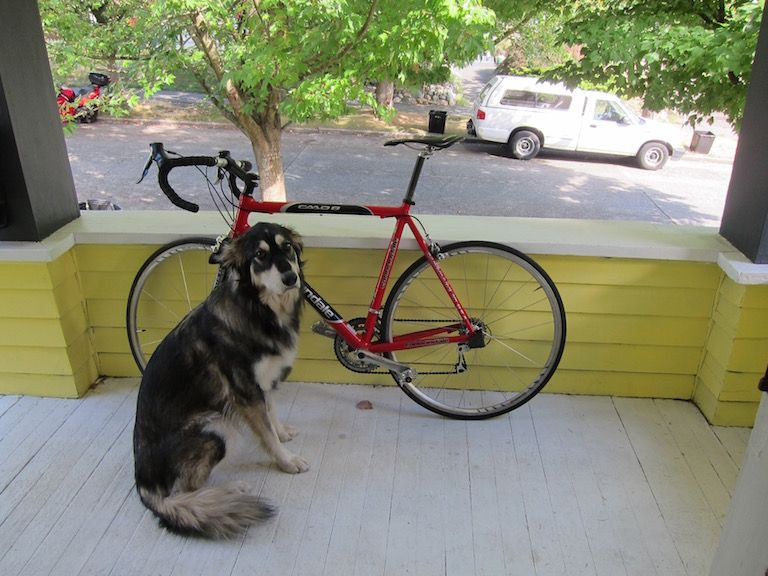
#> input picture images/dog.jpg, 768 x 576 px
$ python crop_image.py
#> lines starting #> are read from the running program, lines starting #| are printed output that depends on the picture
### utils/helpers.py
# *******************************************************************
#
# Author : Thanh Nguyen, 2018
# Email  : sthanhng@gmail.com
# Github : https://github.com/sthanhng
#
# A collection of OpenCV libraries
#
# Description : helpers.py
#
# *******************************************************************


import numpy as np
import cv2
import os

valid_exts = ('.jpg', '.jpeg', '.png', '.bmp', '.tif', '.tiff')


# [58 lines left out: functions rotate, resize, list_files, not called in this run]


# List all images in a directory
def list_images(base_path, contains=None):
    return list_files(base_path, valid_exts=valid_exts, contains=contains)


# [102 lines left out: functions build_montages, flip, to_rgb, not called in this run]


def crop(image, random_crop, image_size):
    """
    Crop the image with or w/o random
    :param image: The image need to be cropped
    :param random_crop: True or False
    :param image_size: The cropped image
    :return:
    """

    if image.shape[1] > image_size:
        sz1 = int(image.shape[1] // 2)
        sz2 = int(image_size // 2)
        if random_crop:
            diff = sz1 - sz2
            (h, v) = (np.random.randint(-diff, diff + 1),
                      np.random.randint(-diff, diff + 1))
        else:
            (h, v) = (0, 0)
        image = image[(sz1 - sz2 + v):(sz1 + sz2 + v),
                (sz1 - sz2 + h):(sz1 + sz2 + h), :]

    return image

### crop_image.py
"""
Demo of the crop image
"""

import cv2

from utils.helpers import crop

# Read the image input
image = cv2.imread('./images/dog.jpg')
#> image is the input picture: shape (576, 768, 3); mean B, G, R 113.9, 135.7, 134.4

# Flip the image
cropped_img = crop(image, False, 300)
#> in crop, `image = image[(sz1 - sz2 + v):(sz1 + sz2 + v), (sz1 - sz2 + h):(sz1 + ..`:
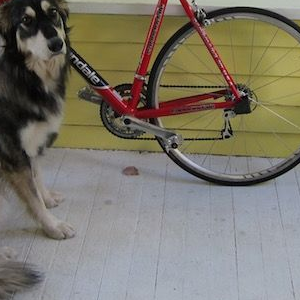
#> image: shape (300, 300, 3); mean of channels 0, 1, 2 106.5, 119.2, 123.9; drawn as B, G, R

# Display the original and cropped image
wind_name_orig = cv2.namedWindow('Original image', cv2.WINDOW_NORMAL)
cv2.imshow('Original image', image)

wind_name_flip = cv2.namedWindow('Cropped image', cv2.WINDOW_NORMAL)
cv2.imshow('Cropped image', cropped_img)

if cv2.waitKey(0) == ord('s'):
#> (key Esc is pressed here)
    cv2.imwrite('outputs/cropped_image.jpg', cropped_img)
cv2.destroyAllWindows()
